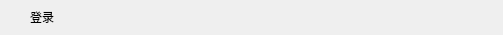
<?xml version="1.0" encoding="UTF-8"?>
<ui version="4.0">
 <class>QTitleWidget</class>
 <widget class="QWidget" name="QTitleWidget">
  <property name="geometry">
   <rect>
    <x>0</x>
    <y>0</y>
    <width>503</width>
    <height>35</height>
   </rect>
  </property>
  <property name="windowTitle">
   <string>Form</string>
  </property>
  <layout class="QHBoxLayout" name="horizontalLayout_3">
   <property name="leftMargin">
    <number>0</number>
   </property>
   <property name="topMargin">
    <number>0</number>
   </property>
   <property name="rightMargin">
    <number>0</number>
   </property>
   <property name="bottomMargin">
    <number>0</number>
   </property>
   <item>
    <widget class="QWidget" name="widget_title" native="true">
     <property name="sizePolicy">
      <sizepolicy hsizetype="Preferred" vsizetype="Fixed">
       <horstretch>0</horstretch>
       <verstretch>0</verstretch>
      </sizepolicy>
     </property>
     <property name="minimumSize">
      <size>
       <width>100</width>
       <height>28</height>
      </size>
     </property>
     <layout class="QHBoxLayout" name="horizontalLayout_2">
      <property name="spacing">
       <number>0</number>
      </property>
      <property name="leftMargin">
       <number>0</number>
      </property>
      <property name="topMargin">
       <number>0</number>
      </property>
      <property name="rightMargin">
       <number>0</number>
      </property>
      <property name="bottomMargin">
       <number>0</number>
      </property>
      <item>
       <widget class="QLabel" name="lab_Ico">
        <property name="sizePolicy">
         <sizepolicy hsizetype="Minimum" vsizetype="Preferred">
          <horstretch>0</horstretch>
          <verstretch>0</verstretch>
         </sizepolicy>
        </property>
        <property name="minimumSize">
         <size>
          <width>30</width>
          <height>0</height>
         </size>
        </property>
        <property name="text">
         <string/>
        </property>
        <property name="alignment">
         <set>Qt::AlignCenter</set>
        </property>
       </widget>
      </item>
      <item>
       <widget class="QLabel" name="lab_Title">
        <property name="sizePolicy">
         <sizepolicy hsizetype="Expanding" vsizetype="Preferred">
          <horstretch>0</horstretch>
          <verstretch>0</verstretch>
         </sizepolicy>
        </property>
        <property name="styleSheet">
         <string notr="true"/>
        </property>
        <property name="text">
         <string>登录</string>
        </property>
        <property name="alignment">
         <set>Qt::AlignLeading|Qt::AlignLeft|Qt::AlignVCenter</set>
        </property>
       </widget>
      </item>
      <item>
       <widget class="QWidget" name="widget_menu" native="true">
        <property name="sizePolicy">
         <sizepolicy hsizetype="Minimum" vsizetype="Preferred">
          <horstretch>0</horstretch>
          <verstretch>0</verstretch>
         </sizepolicy>
        </property>
        <layout class="QHBoxLayout" name="horizontalLayout">
         <property name="spacing">
          <number>0</number>
         </property>
         <property name="leftMargin">
          <number>0</number>
         </property>
         <property name="topMargin">
          <number>0</number>
         </property>
         <property name="rightMargin">
          <number>0</number>
         </property>
         <property name="bottomMargin">
          <number>0</number>
         </property>
         <item>
          <widget class="QPushButton" name="btnMenu_Min">
           <property name="sizePolicy">
            <sizepolicy hsizetype="Minimum" vsizetype="Expanding">
             <horstretch>0</horstretch>
             <verstretch>0</verstretch>
            </sizepolicy>
           </property>
           <property name="minimumSize">
            <size>
             <width>40</width>
             <height>0</height>
            </size>
           </property>
           <property name="cursor">
            <cursorShape>ArrowCursor</cursorShape>
           </property>
           <property name="focusPolicy">
            <enum>Qt::NoFocus</enum>
           </property>
           <property name="toolTip">
            <string>最小化</string>
           </property>
           <property name="text">
            <string/>
           </property>
           <property name="flat">
            <bool>true</bool>
           </property>
          </widget>
         </item>
         <item>
          <widget class="QPushButton" name="btnMenu_Max">
           <property name="sizePolicy">
            <sizepolicy hsizetype="Minimum" vsizetype="Expanding">
             <horstretch>0</horstretch>
             <verstretch>0</verstretch>
            </sizepolicy>
           </property>
           <property name="minimumSize">
            <size>
             <width>40</width>
             <height>0</height>
            </size>
           </property>
           <property name="cursor">
            <cursorShape>ArrowCursor</cursorShape>
           </property>
           <property name="focusPolicy">
            <enum>Qt::NoFocus</enum>
           </property>
           <property name="toolTip">
            <string>最大化</string>
           </property>
           <property name="text">
            <string/>
           </property>
           <property name="flat">
            <bool>true</bool>
           </property>
          </widget>
         </item>
         <item>
          <widget class="QPushButton" name="btnMenu_Close">
           <property name="sizePolicy">
            <sizepolicy hsizetype="Minimum" vsizetype="Expanding">
             <horstretch>0</horstretch>
             <verstretch>0</verstretch>
            </sizepolicy>
           </property>
           <property name="minimumSize">
            <size>
             <width>40</width>
             <height>0</height>
            </size>
           </property>
           <property name="cursor">
            <cursorShape>ArrowCursor</cursorShape>
           </property>
           <property name="focusPolicy">
            <enum>Qt::NoFocus</enum>
           </property>
           <property name="toolTip">
            <string>关闭</string>
           </property>
           <property name="text">
            <string/>
           </property>
           <property name="flat">
            <bool>true</bool>
           </property>
          </widget>
         </item>
        </layout>
       </widget>
      </item>
     </layout>
    </widget>
   </item>
  </layout>
 </widget>
 <resources/>
 <connections/>
</ui>
